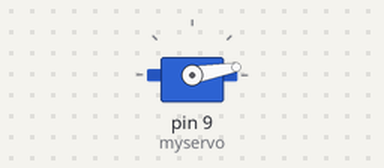
The sketch below on a simulated Arduino Mega 2560, built with avr-gcc and run on an emulated ATmega2560. On the bench: servo.

Above: at 0.05 s.
At 2.05 s:
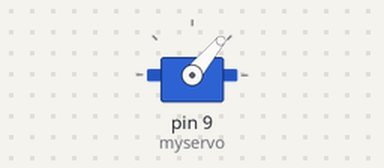
At 3.75 s:
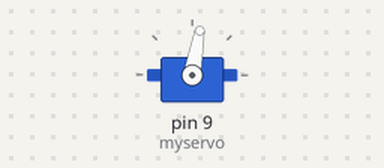
At 7.5 s:
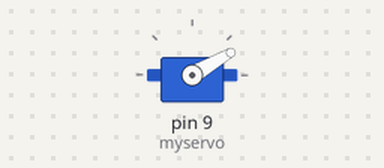
Timing chart, 0 to 10.4 s (numbered marks = the images above):
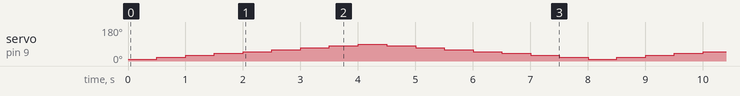

The sketch:

servo.ino
```cpp
//www.elegoo.com
//2018.12.19
#include <Servo.h>
Servo myservo;

void setup(){
  myservo.attach(9);
  myservo.write(120);// move servos to center position -> 90°
}
void loop(){
  myservo.write(10);
  delay(500);
  myservo.write(20);
  delay(500);
  myservo.write(30);
  delay(500);
  myservo.write(40);
  delay(500);
  myservo.write(50);
  delay(500);
  myservo.write(60);
  delay(500);
  myservo.write(70);
  delay(500);
  myservo.write(80);
  delay(500);

  myservo.write(90);
  delay(500);

  myservo.write(80);
  delay(500);

  myservo.write(70);
  delay(500);

  myservo.write(60);
  delay(500);

  myservo.write(50);
  delay(500);

  myservo.write(40);
  delay(500);

  myservo.write(30);
  delay(500);

  myservo.write(20);
  delay(500);


}
```

Measured:
- by itself, servo on pin 9 (myservo): repeats every 8.0 s: 30° 0.50 s, 40° 0.50 s, 50° 0.50 s, 60° 0.50 s, 70° 0.50 s, 80° 0.50 s, 90° 0.50 s, 80° 0.50 s, 70° 0.50 s, 60° 0.50 s, 50° 0.50 s, 40° 0.50 s, 30° 0.50 s, 20° 0.50 s, 10° 0.50 s, 20° 0.50 s
